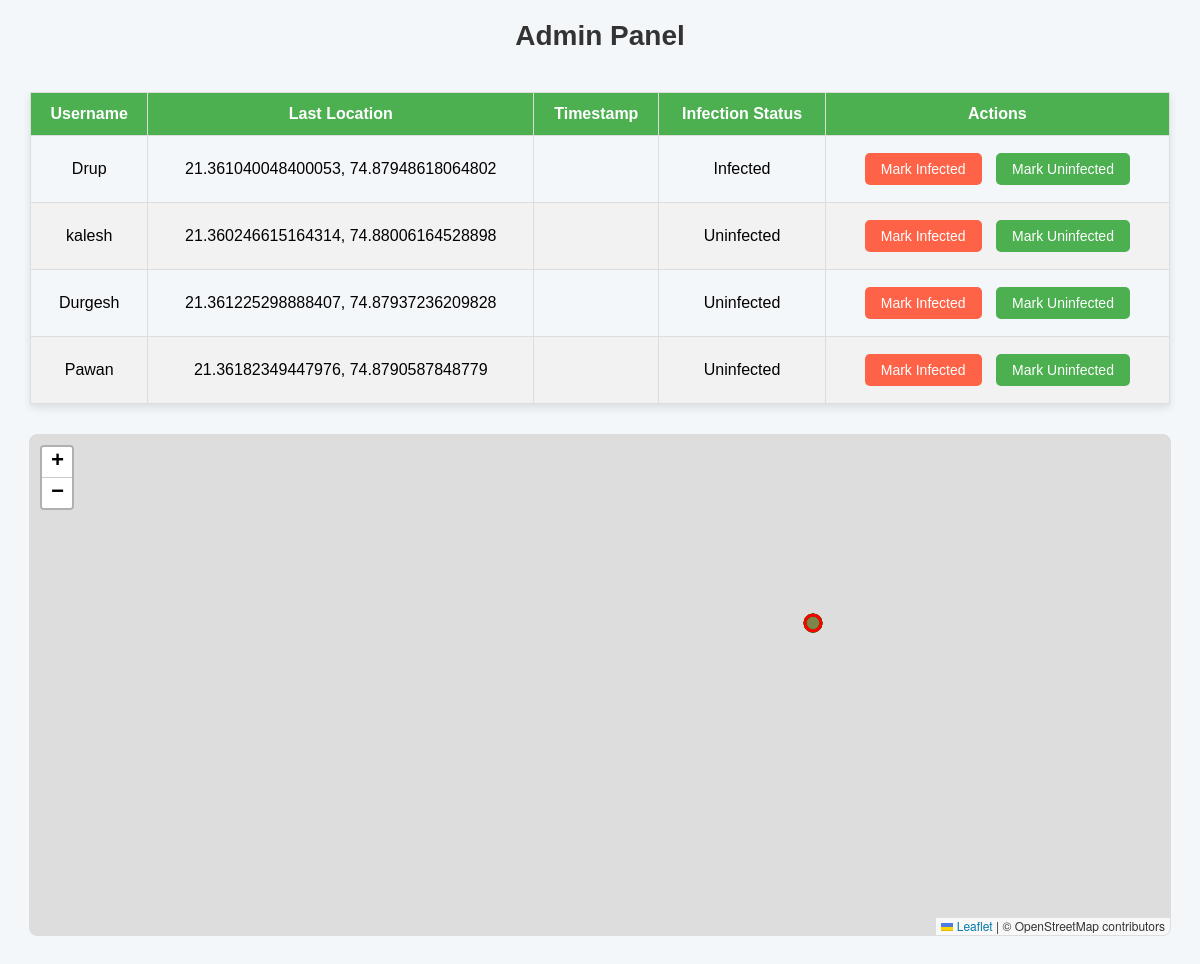
The app's page /admin/dashboard (signed in) with its own data.
### app.py (models this page shows)
class User(db.Model):
    id = db.Column(db.Integer, primary_key=True)
    username = db.Column(db.String(150), nullable=False, unique=True)
    password = db.Column(db.String(150), nullable=False)
    role = db.Column(db.String(50), nullable=False, default='user')  # 'user' or 'admin'
    is_infected = db.Column(db.Boolean, default=False)  # True for infected, False for uninfected
    created_at = db.Column(db.DateTime, default=datetime.utcnow)
    login_activities = db.relationship('LoginActivity', back_populates='user')

class LoginActivity(db.Model):
    id = db.Column(db.Integer, primary_key=True)
    user_id = db.Column(db.Integer, db.ForeignKey('user.id'))
    latitude = db.Column(db.Float)
    longitude = db.Column(db.Float)
    timestamp = db.Column(db.DateTime, default=datetime.utcnow)
    user = db.relationship('User', back_populates='login_activities')

### app.py (the view)
@app.route('/admin/dashboard')
def admin_dashboard():
    if 'admin_id' in session and session.get('role') == 'admin':
        users = User.query.filter_by(role='user').all()
        activities = LoginActivity.query.order_by(LoginActivity.timestamp.desc()).all()
        user_locations = []
        for activity in activities:
            user_locations.append({
                'username': activity.user.username,  # Accessing the associated user
                'latitude': activity.latitude,
                'longitude': activity.longitude,
                'is_infected': activity.user.is_infected
            })
        return render_template('admin.html', users=users, user_locations=user_locations)
    return redirect('/admin/login')

### templates/admin.html (shortened to what this page needs)
<!DOCTYPE html>
<html>
<head>
    <link rel="stylesheet" href="/static/style.css">
    <link rel="stylesheet" href="/static/admin.css">
    <link rel="stylesheet" href="https://unpkg.com/leaflet@1.9.3/dist/leaflet.css" />
</head>
<body>
    <h2>Admin Panel</h2>
    <table border="1">
        <thead>
            <tr>
                <th>Username</th>
                <th>Last Location</th>
                <th>Timestamp</th>
                <th>Infection Status</th>
                <th>Actions</th>
            </tr>
        </thead>
        <tbody>
            {% for user in users %}
            <tr>
                <td>{{ user.username }}</td>
                <td>
                    {% set user_location = user_locations | selectattr('username', 'equalto', user.username) | first %}
                    {% if user_location %}
                        {{ user_location.latitude }}, {{ user_location.longitude }}
                    {% else %}
                        No location available
                    {% endif %}
                </td>
                <td>
                </td>
                <td>
                    {{ 'Infected' if user.is_infected else 'Uninfected' }}
                </td>
                <td>
                    <button onclick="updateStatus({{ user.id }}, true)">Mark Infected</button>
                    <button onclick="updateStatus({{ user.id }}, false)">Mark Uninfected</button>
                </td>
            </tr>
            {% endfor %}
        </tbody>
    </table>
    <div id="map" style="height: 500px;"></div>
</body>
</html>

### static/style.css (style rules this page uses)
body { font-family: Arial, sans-serif; margin: 20px; }
h2 { color: #333; }
button { margin: 10px; padding: 10px 20px; background-color: #007bff; color: white; border: none; cursor: pointer; }

### static/admin.css (style rules this page uses)
body { font-family: 'Arial', sans-serif; margin: 0; padding: 0; background-color: #f4f7fa; }
h2 { text-align: center; margin-top: 20px; font-size: 28px; color: #333; padding-bottom: 10px; }
table { width: 95%; margin: 30px auto; border-collapse: collapse; box-shadow: 0 4px 8px rgba(0, 0, 0, 0.1); }
table th, table td { padding: 12px; text-align: center; border: 1px solid #ddd; }
table th { background-color: #4CAF50; color: white; }
table tr:nth-child(even) { background-color: #f2f2f2; }
button { padding: 8px 16px; border: none; border-radius: 5px; font-size: 14px; margin: 5px; cursor: pointer; transition: background-color 0.3s ease; }
button:nth-child(1) { background-color: #ff6347; color: white; }
button:nth-child(2) { background-color: #4CAF50; color: white; }
#map { margin: 30px auto; width: 95%; height: 500px; border: 1px solid #ddd; border-radius: 8px; }

### records on screen
User: username "Drup", is_infected "Infected"
LoginActivity: latitude "21.361040048400053", longitude "74.87948618064802"
User: username "kalesh", is_infected "Uninfected"
LoginActivity: latitude "21.360246615164314", longitude "74.88006164528898"
User: username "Durgesh", is_infected "Uninfected"
LoginActivity: latitude "21.361225298888407", longitude "74.87937236209828"
User: username "Pawan", is_infected "Uninfected"
LoginActivity: latitude "21.36182349447976", longitude "74.8790587848779"
